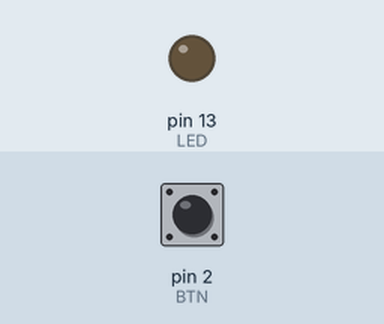
Bench run of a sketch on a simulated Arduino Uno, built with avr-gcc and run on an emulated ATmega328P. Shown: output pins drawn as LEDs (lit = HIGH). The test bench sets the inputs (shaded band); at power-on: pin 2 (BTN) LOW.

Above: at 1.2 s.
1.3 s: pin 2 (BTN) pulled HIGH for 0.15 s
At 1.37 s:
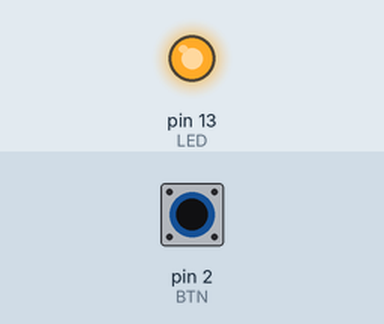
2.9 s: pin 2 (BTN) pulled HIGH for 3.2 s
At 6.9 s:
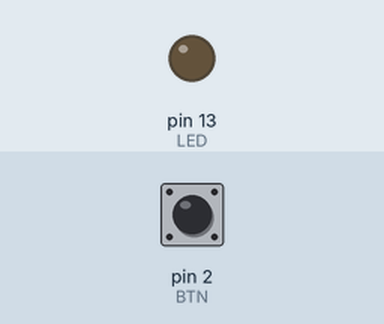
Timing chart, 0 to 8.4 s (numbered marks = the images above; inputs shaded):
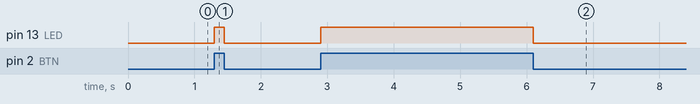

Measured:
- after the input at 1.3 s, pin 13 (LED): LOW → HIGH at once, → LOW 0.15 s later
- after the input at 2.9 s, pin 13 (LED): LOW → HIGH at once, → LOW 3.2 s later

The sketch:

proje.ino
```cpp
// Buton ile LED
const int BTN=2, LED=13;
void setup(){
  pinMode(BTN, INPUT);
  pinMode(LED, OUTPUT);
}
void loop(){
  digitalWrite(LED, digitalRead(BTN)==HIGH ? HIGH : LOW);
}
```
